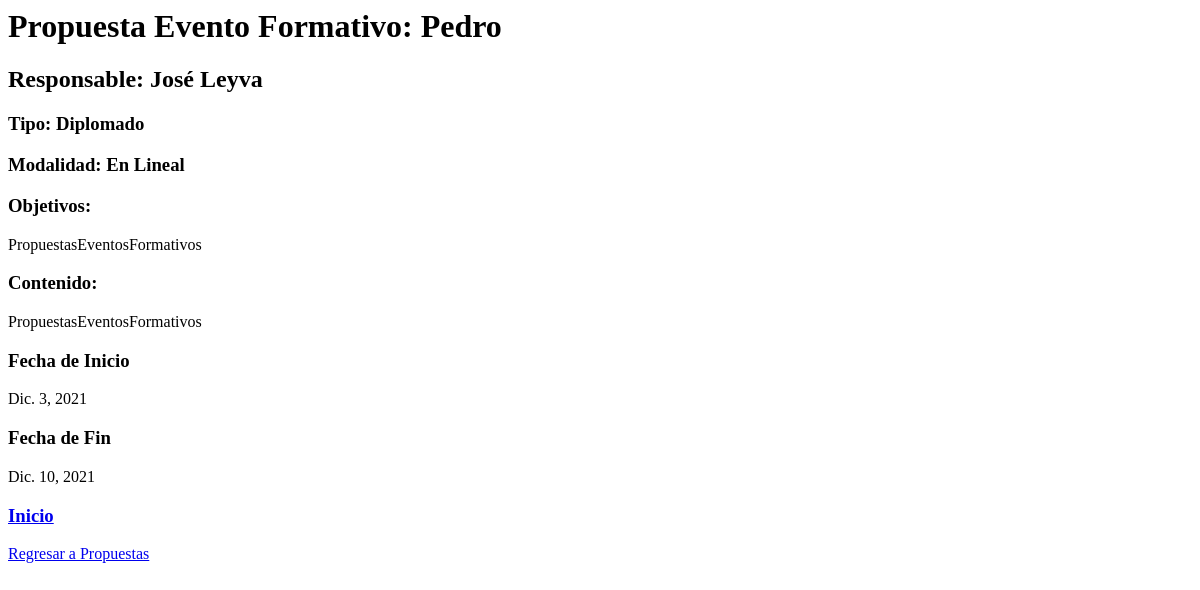
The page /ver_propuesta/4/ (signed in) on the database as committed earlier.
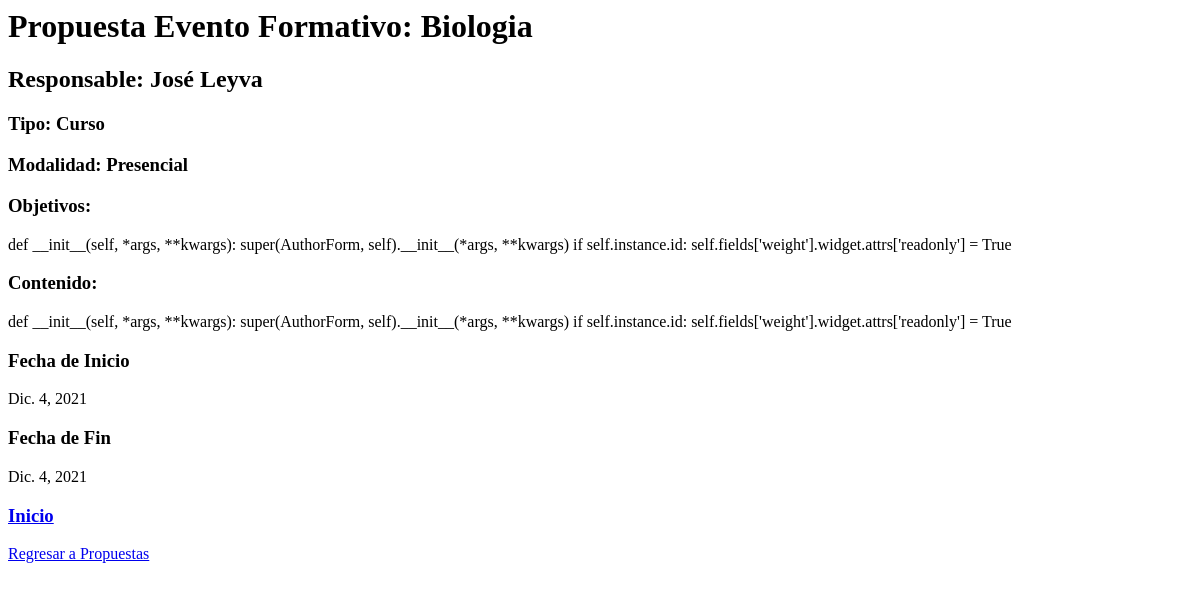
The same page on the database as committed later.
### eventos/models.py (models this page shows, shortened)
class Evento(models.Model):
    nombre = models.CharField(max_length=200)
    TIPO_EVENTOS = (
            ('Diplomado','Diplomado'),
            ('Curso','Curso'),
            ('Taller','Taller'),
            ('Programa Especial','Programa Especial')
        )
    TipoEventos =  models.CharField(max_length=30,null=True,choices=TIPO_EVENTOS)
    TIPO_MODALIDAD = (
            ('En Lineal', 'En Lineal'),
            ('Presencial','Presencial'),
            ('Mixta','Mixta')
        )
    modalidad = models.CharField(max_length=30,null=True,choices=TIPO_MODALIDAD)
    objetivos = models.TextField(null=True)
    experiencias = models.TextField(null=True)
    contenido = models.TextField(null=True)
    recursos_y_materiales = models.TextField(null=True,blank=True)
    Estrategias_de_Evaluacion = models.TextField(null=True)
    Fecha_de_Inicio = models.DateField()
    Fecha_de_Fin = models.DateField()
    Referencias_y_bibliografia = models.TextField(null=True,blank=True)
    Utilidad_y_Oportunidad_del_programa = models.TextField(null=True)
    Cupo_Maximo = models.PositiveIntegerField(default=1,validators=[MinValueValidator(1), MaxValueValidator(200)])
    Requisistos_de_Acreditacion = models.TextField(null=True)
    Experiencia_y_pericia_de_Instructores = models.TextField(null=True)
    Dirigido_a = models.TextField(null=True)
    Requisitos_de_Participacion = models.TextField(null=True)
    Curriculum_de_los_Instructores = models.TextField(null=True)
    Capacidad_de_utofinanciamiento = models.TextField(null=True,blank=True)
    updated = models.DateTimeField(auto_now=True)
    created = models.DateTimeField(auto_now_add=True)
    responsable = models.ForeignKey(Usuario, null=True, on_delete= models.SET_NULL,default=Usuario)
    class Meta:
        ordering = ['created']

class Usuario(AbstractUser):
    class Roles(models.TextChoices):
        PARTICIPANTE =  "PARTICIPANTE","Participante"
        INSTRUCTOR =  "INSTRUCTOR","Instructor"
        RESPONSABLE =  "RESPONSABLE","Responsable"
    rol = models.CharField(max_length=50,choices=Roles.choices,default=Roles.PARTICIPANTE)
    imagen = models.ImageField(default="user.png",null=True)

### eventos/decorators.py (the view)
        def wrapper_func(request,*args,**kwargs):
            group = None
            if request.user.rol != None:
                group = request.user.rol
            if group in allowed_roles:
                return view_func(request,*args,**kwargs)
            else:
                print(group)
                return HttpResponse('No estás autorizado para entrar a esta dirección')

### eventos/views.py (called while the page is built)
@login_required(login_url='login')
@allowed_users(allowed_roles=['RESPONSABLE'])
def Propuesta(request,pk):
    evento = Evento.objects.get(id=pk)
    context = {'evento':evento}
    return render(request,'Propuesta.html', context)

### eventos/templates/Propuesta.html
<h1>Propuesta Evento Formativo: {{evento.nombre}}</h1>
<h2>Responsable: {{request.user.first_name}} {{request.user.last_name}}</h2>
<h3>Tipo: {{evento.TipoEventos}}</h3>
<h3>Modalidad: {{evento.modalidad}}</h3>
<h3>Objetivos:</h3>
<p>{{evento.objetivos}}</p>
<h3>Contenido:</h3>
<p>{{evento.contenido}}</p>
<h3>Fecha de Inicio</h3>
<p>{{evento.Fecha_de_Inicio}}</p>
<h3>Fecha de Fin</h3>
<p>{{evento.Fecha_de_Fin}}</p>
<h3><a href="{% url 'inicio' %}">Inicio</a></h3>
<a href="{% url 'PropuestasEventosFormativos' %}">Regresar a Propuestas</a>

Rows that differ between the two databases and show on the page:
changed Evento: nombre "Pedro" → "Biologia"; TipoEventos "Diplomado" → "Curso"; modalidad "En Lineal" → "Presencial"; objetivos "PropuestasEventosFormativos" → "def __init__(self, *args, **kwargs): super(AuthorForm, self).__init__(*args, **kwargs) if self.instance.id: self.fields['weight'].widget.attrs['readonly'] = True"; contenido "PropuestasEventosFormativos" → "def __init__(self, *args, **kwargs): super(AuthorForm, self).__init__(*args, **kwargs) if self.instance.id: self.fields['weight'].widget.attrs['readonly'] = True"; Fecha_de_Inicio "Dic. 3, 2021" → "Dic. 4, 2021"; Fecha_de_Fin "Dic. 10, 2021" → "Dic. 4, 2021"
